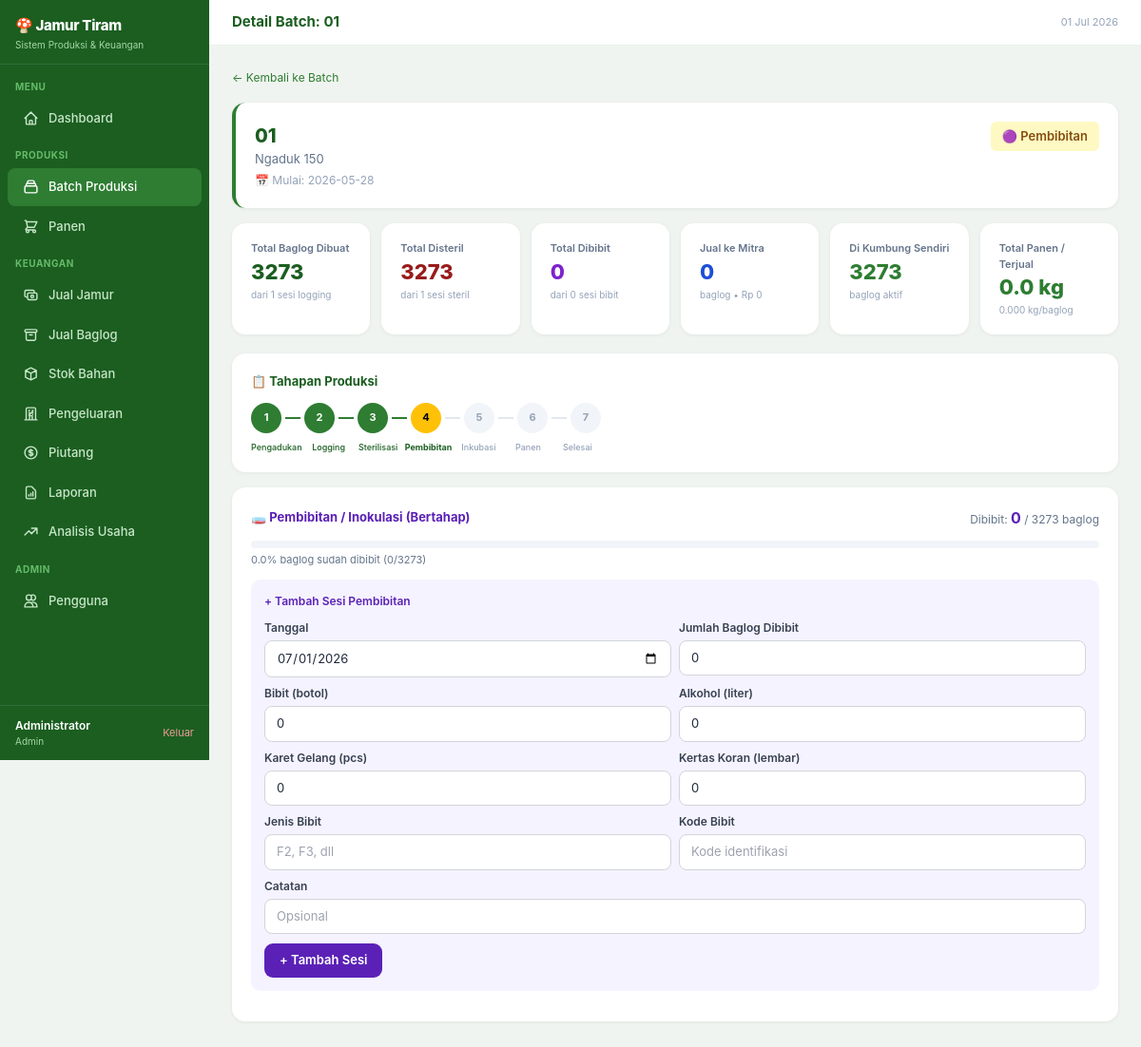
Page /batch/9e582e53 (signed in) on the committed database.
### tables this page shows
CREATE TABLE batches (
    id              TEXT PRIMARY KEY,
    kode            TEXT NOT NULL UNIQUE,
    nama            TEXT NOT NULL DEFAULT '',
    tanggal_mulai   TEXT NOT NULL,
    status          TEXT NOT NULL DEFAULT 'pengadukan',
    -- pengadukan | fermentasi | pengisian | sterilisasi | inokulasi | inkubasi | panen | selesai
    catatan         TEXT DEFAULT '',
    created_at      INTEGER NOT NULL
);

### app.py (the view)
@app.get("/batch/{bid}", response_class=HTMLResponse)
async def batch_detail(request: Request, bid: str):
    user = require_login(request)
    batch = db.get_batch(bid)
    if not batch:
        return RedirectResponse("/batch", status_code=302)
    panen_list       = db.list_panen(bid)
    pengisian_list   = db.list_pengisian(bid)
    sterilisasi_list = db.list_sterilisasi(bid)
    inokulasi_list   = db.list_inokulasi(bid)
    jual_baglog      = db.list_penjualan_baglog(batch_id=bid)
    inkubasi         = db.get_inkubasi(bid)
    analisis         = db.get_analisis_batch(bid)
    return tpl.TemplateResponse(request, "batch_detail.html", _ctx(
        request, user=user, batch=batch,
        panen_list=panen_list,
        pengisian_list=pengisian_list,
        sterilisasi_list=sterilisasi_list,
        inokulasi_list=inokulasi_list,
        jual_baglog=jual_baglog,
        inkubasi=inkubasi,
        analisis=analisis,
    ))

### templates/batch_detail.html (shortened to what this page needs)
{% extends "base.html" %}
{% set active = "batch" %}
{% block topbar_title %}Detail Batch: {{ batch.kode }}{% endblock %}
{% block content %}
{% set sl = status_label.get(batch.status, ('⚪','Unknown')) %}
<div style="margin-bottom:16px;">
  <a href="/batch" style="font-size:12px;color:#2E7D32;text-decoration:none;">← Kembali ke Batch</a>
</div>
<div class="card" style="margin-bottom:16px;border-left:4px solid #2E7D32;">
  <div style="display:flex;align-items:start;justify-content:space-between;flex-wrap:wrap;gap:12px;">
    <div>
      <div style="font-size:20px;font-weight:800;color:#1B5E20;">{{ batch.kode }}</div>
      {% if batch.nama %}<div style="font-size:13px;color:#64748b;">{{ batch.nama }}</div>{% endif %}
      <div style="font-size:12px;color:#94a3b8;margin-top:4px;">📅 Mulai: {{ batch.tanggal_mulai }}</div>
    </div>
    <span class="badge badge-{% if batch.status=='panen' %}green{% elif batch.status=='inkubasi' %}purple{% elif batch.status=='selesai' %}gray{% else %}yellow{% endif %}" style="font-size:13px;padding:6px 12px;">
      {{ sl[0] }} {{ sl[1] }}
    </span>
  </div>
</div>
<div style="display:grid;grid-template-columns:repeat(auto-fill,minmax(140px,1fr));gap:12px;margin-bottom:20px;">
  <div class="stat-card">
    <div style="font-size:11px;color:#64748b;font-weight:600;">Total Baglog Dibuat</div>
    <div style="font-size:22px;font-weight:800;color:#1B5E20;">{{ analisis.jumlah_baglog }}</div>
    <div style="font-size:10px;color:#94a3b8;">dari {{ pengisian_list|length }} sesi logging</div>
  </div>
  <div class="stat-card">
    <div style="font-size:11px;color:#64748b;font-weight:600;">Total Disteril</div>
    <div style="font-size:22px;font-weight:800;color:#991b1b;">{{ sterilisasi_list|sum(attribute='jumlah_baglog') }}</div>
    <div style="font-size:10px;color:#94a3b8;">dari {{ sterilisasi_list|length }} sesi steril</div>
  </div>
  <div class="stat-card">
    <div style="font-size:11px;color:#64748b;font-weight:600;">Total Dibibit</div>
    <div style="font-size:22px;font-weight:800;color:#7e22ce;">{{ analisis.total_dibibit }}</div>
    <div style="font-size:10px;color:#94a3b8;">dari {{ inokulasi_list|length }} sesi bibit</div>
  </div>
  <div class="stat-card">
    <div style="font-size:11px;color:#64748b;font-weight:600;">Jual ke Mitra</div>
    <div style="font-size:22px;font-weight:800;color:#1d4ed8;">{{ analisis.total_baglog_jual }}</div>
    <div style="font-size:10px;color:#94a3b8;">baglog • {{ analisis.total_jual_baglog|rp }}</div>
  </div>
  <div class="stat-card">
    <div style="font-size:11px;color:#64748b;font-weight:600;">Di Kumbung Sendiri</div>
    <div style="font-size:22px;font-weight:800;color:#2E7D32;">{{ analisis.baglog_kumbung }}</div>
    <div style="font-size:10px;color:#94a3b8;">baglog aktif</div>
  </div>
  <div class="stat-card">
    <div style="font-size:11px;color:#64748b;font-weight:600;">Total Panen / Terjual</div>
    <div style="font-size:22px;font-weight:800;color:#2E7D32;">{{ "%.1f"|format(analisis.total_panen_kg) }} kg</div>
    <div style="font-size:10px;color:#94a3b8;">{{ "%.3f"|format(analisis.panen_per_baglog) }} kg/baglog</div>
  </div>
</div>
<div class="card" style="margin-bottom:16px;">
  <h3 style="font-size:13px;font-weight:700;color:#1B5E20;margin-bottom:12px;">📋 Tahapan Produksi</h3>
  {% set steps = ['pengadukan','pengisian','sterilisasi','inokulasi','inkubasi','panen','selesai'] %}
  {% set step_labels = {'pengadukan':'Pengadukan','pengisian':'Logging','sterilisasi':'Sterilisasi','inokulasi':'Pembibitan','inkubasi':'Inkubasi','panen':'Panen','selesai':'Selesai'} %}
  {% set cur_idx = steps.index(batch.status) if batch.status in steps else 0 %}
  <div style="display:flex;align-items:center;gap:4px;margin-bottom:4px;overflow-x:auto;padding-bottom:4px;">
    {% for s in steps %}
    {% set i = loop.index0 %}
    <div style="display:flex;align-items:center;gap:4px;">
      <div style="min-width:32px;height:32px;border-radius:50%;display:flex;align-items:center;justify-content:center;font-size:11px;font-weight:700;flex-shrink:0;
        {% if i < cur_idx %}background:#2E7D32;color:#fff;
        {% elif i == cur_idx %}background:#FFC107;color:#000;
        {% else %}background:#f1f5f9;color:#94a3b8;{% endif %}">{{ i+1 }}</div>
      {% if not loop.last %}
      <div style="width:16px;height:2px;background:{% if i < cur_idx %}#2E7D32{% else %}#e2e8f0{% endif %};flex-shrink:0;"></div>
      {% endif %}
    </div>
    {% endfor %}
  </div>
  <div style="display:flex;gap:4px;overflow-x:auto;">
    {% for s in steps %}
    {% set i = loop.index0 %}
    <div style="min-width:48px;font-size:9px;text-align:center;color:{% if i <= cur_idx %}#1B5E20{% else %}#94a3b8{% endif %};font-weight:{% if i == cur_idx %}700{% else %}500{% endif %};">{{ step_labels[s] }}</div>
    {% endfor %}
  </div>
</div>
<div class="card" style="margin-bottom:16px;">
  {% if batch.status == 'pengadukan' %}
  <h4 style="font-size:13px;font-weight:700;color:#1B5E20;margin-bottom:12px;">🌿 Input Pengadukan Media</h4>
  <form method="post" action="/batch/{{ batch.id }}/pengadukan">
    <div style="display:grid;grid-template-columns:1fr 1fr;gap:10px;">
      <div>
        <label class="form-label">Tanggal</label>
        <input name="tanggal" type="date" required class="form-input" value="{{ now.strftime('%Y-%m-%d') }}">
      </div>
      <div>
        <label class="form-label">Serbuk Gergaji (kg)</label>
        <input name="serbuk" type="number" step="0.1" class="form-input" value="0">
      </div>
      <div>
        <label class="form-label">Bekatul / Dedak (kg)</label>
        <input name="bekatul" type="number" step="0.1" class="form-input" value="0">
      </div>
      <div>
        <label class="form-label">Kapur (kg)</label>
        <input name="kapur" type="number" step="0.1" class="form-input" value="0">
      </div>
      <div>
        <label class="form-label">Air (liter)</label>
        <input name="air" type="number" step="0.1" class="form-input" value="0">
      </div>
      <div>
        <label class="form-label">Catatan</label>
        <input name="catatan" class="form-input">
      </div>
    </div>
    <button type="submit" class="btn-primary" style="margin-top:12px;">Simpan & Lanjut ke Logging →</button>
  </form>
  {% elif batch.status == 'inokulasi' %}
  <div style="display:flex;align-items:center;justify-content:space-between;margin-bottom:12px;flex-wrap:wrap;gap:8px;">
    <h4 style="font-size:13px;font-weight:700;color:#5b21b6;margin:0;">🧫 Pembibitan / Inokulasi (Bertahap)</h4>
    <div style="font-size:12px;color:#64748b;">
      Dibibit: <b style="color:#5b21b6;font-size:16px;">{{ inokulasi_list|sum(attribute='jumlah_baglog') }}</b>
      / {{ analisis.jumlah_baglog }} baglog
    </div>
  </div>
  {% set total_baglog = analisis.jumlah_baglog %}
  {% set total_dibibit = inokulasi_list|sum(attribute='jumlah_baglog') %}
  {% if total_baglog > 0 %}
  {% set pct = (total_dibibit / total_baglog * 100)|round(1) %}
  <div style="background:#f1f5f9;border-radius:99px;height:8px;margin-bottom:4px;overflow:hidden;">
  </div>
  <div style="font-size:11px;color:#64748b;margin-bottom:12px;">{{ pct }}% baglog sudah dibibit ({{ total_dibibit }}/{{ total_baglog }})</div>
  {% endif %}
  <div style="background:#f5f3ff;border-radius:10px;padding:14px;margin-bottom:12px;">
    <div style="font-size:12px;font-weight:600;color:#5b21b6;margin-bottom:10px;">+ Tambah Sesi Pembibitan</div>
    <form method="post" action="/batch/{{ batch.id }}/inokulasi">
      <div style="display:grid;grid-template-columns:1fr 1fr;gap:8px;">
        <div>
          <label class="form-label">Tanggal</label>
          <input name="tanggal" type="date" required class="form-input" value="{{ now.strftime('%Y-%m-%d') }}">
        </div>
        <div>
          <label class="form-label">Jumlah Baglog Dibibit</label>
          <input name="jumlah_baglog" type="number" required class="form-input" min="1" value="0">
        </div>
        <div>
          <label class="form-label">Bibit (botol)</label>
          <input name="bibit_botol" type="number" step="0.5" class="form-input" min="0" value="0">
        </div>
        <div>
          <label class="form-label">Alkohol (liter)</label>
          <input name="alkohol_liter" type="number" step="0.1" class="form-input" min="0" value="0">
        </div>
        <div>
          <label class="form-label">Karet Gelang (pcs)</label>
          <input name="karet_pcs" type="number" class="form-input" min="0" value="0">
        </div>
        <div>
          <label class="form-label">Kertas Koran (lembar)</label>
          <input name="koran_lembar" type="number" class="form-input" min="0" value="0">
        </div>
        <div>
          <label class="form-label">Jenis Bibit</label>
          <input name="jenis_bibit" class="form-input" placeholder="F2, F3, dll">
        </div>
        <div>
          <label class="form-label">Kode Bibit</label>
          <input name="kode_bibit" class="form-input" placeholder="Kode identifikasi">
        </div>
        <div style="grid-column:span 2;">
          <label class="form-label">Catatan</label>
          <input name="catatan" class="form-input" placeholder="Opsional">
        </div>
      </div>
      <button type="submit" class="btn-primary" style="margin-top:10px;background:#5b21b6;">+ Tambah Sesi</button>
    </form>
  </div>
  {% endif %}
</div>
{% set jual_jamur = [] %}
{% endblock %}

### templates/base.html (style rules this page uses)
:root { --green: #2E7D32; --green-l: #81C784; --yellow: #FFC107; }
body { font-family: 'Inter', system-ui, sans-serif; background: #f0f4f0; }
.card { background: #fff; border-radius: 14px; padding: 20px; box-shadow: 0 1px 4px rgba(0,0,0,.06); }
.btn-primary { display: inline-flex; align-items: center; gap: 6px; background: #2E7D32; color: #fff; font-size: 13px; font-weight: 600; padding: 8px 16px; border-radius: 9px; border: none; cursor: pointer; text-decoration: none; transition: background .15s; }
.form-input { width: 100%; border: 1px solid #d1d5db; border-radius: 8px; padding: 8px 12px; font-size: 13px; color: #1e293b; outline: none; }
.form-label { display: block; font-size: 12px; font-weight: 600; color: #374151; margin-bottom: 4px; }
.badge { display: inline-flex; align-items: center; gap: 4px; font-size: 11px; font-weight: 600; padding: 3px 8px; border-radius: 6px; }
.badge-yellow { background: #fef9c3; color: #854d0e; }
.stat-card { background: #fff; border-radius: 14px; padding: 18px 20px; box-shadow: 0 1px 4px rgba(0,0,0,.06); }

### rows in the picture
batches: kode "01", nama "Ngaduk 150", tanggal_mulai "2026-05-28", status "inokulasi" (drawn)

### other values in the picture
{{ user.nama }} "Administrator"
{{ user.role|capitalize }} "Admin"
{{ now.strftime('%d %b %Y') }} "01 Jul 2026"
{{ sl[0] }} "🟣"
{{ sl[1] }} "Pembibitan"
{{ analisis.jumlah_baglog }} "3273"
{{ pengisian_list|length }} "1"
{{ sterilisasi_list|sum(attribute='jumlah_baglog') }} "3273"
{{ sterilisasi_list|length }} "1"
{{ analisis.total_dibibit }} "0"
{{ inokulasi_list|length }} "0"
{{ analisis.total_baglog_jual }} "0"
{{ analisis.total_jual_baglog|rp }} "Rp 0"
{{ analisis.baglog_kumbung }} "3273"
{{ "%.1f"|format(analisis.total_panen_kg) }} "0.0"
